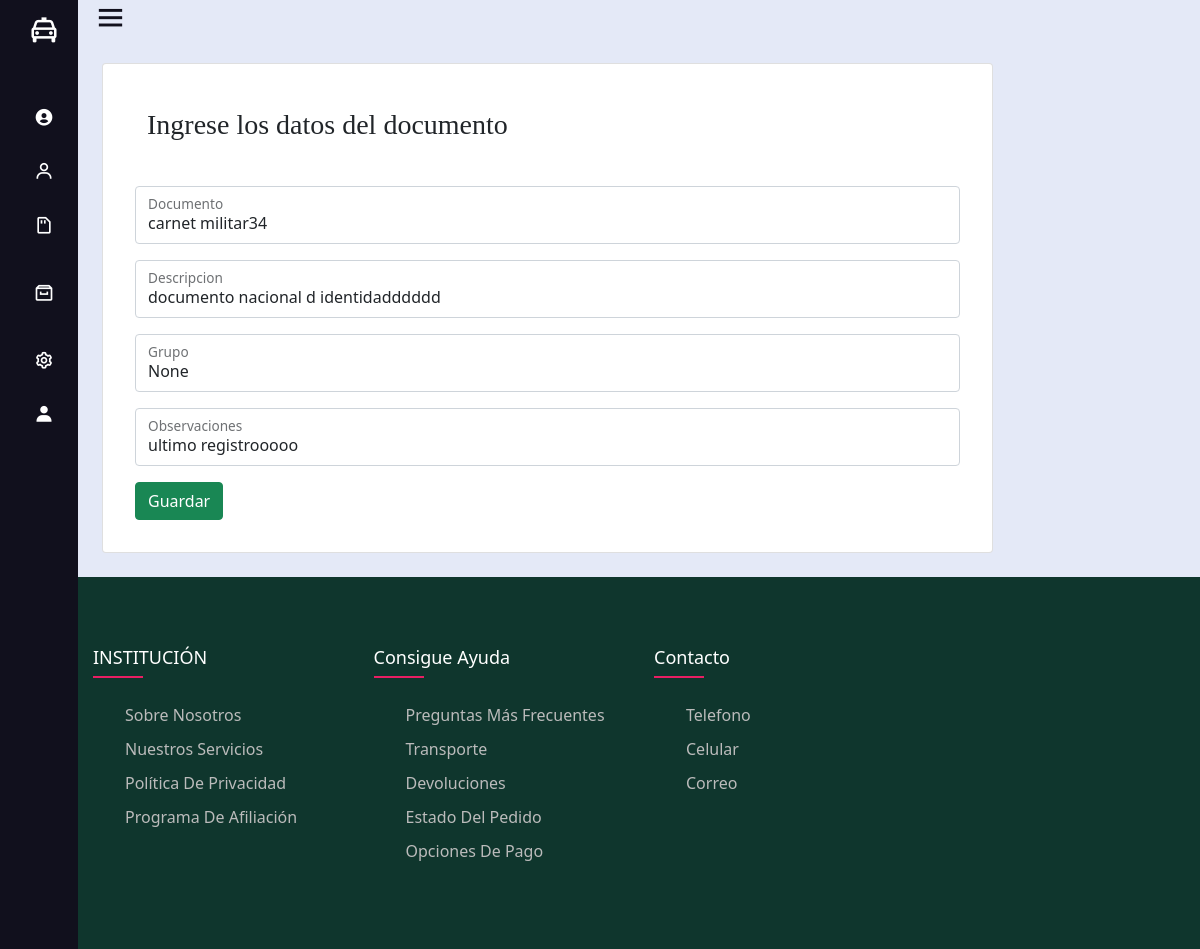
The page /documentTypeORI/edit/3 (signed in) on the database its author committed.
### Aplicacion1/models.py (models this page shows)
class Tipodocori(models.Model):
    id = models.AutoField(db_column='Id', primary_key=True)  # Field name made lowercase.
    documento = models.CharField(db_column='Documento', max_length=100)  # Field name made lowercase.
    descripcion = models.CharField(db_column='Descripcion', max_length=200, blank=True, null=True)  # Field name made lowercase.
    grupo = models.CharField(db_column='Grupo', max_length=200, blank=True, null=True)  # Field name made lowercase.
    activo = models.IntegerField(db_column='Activo', blank=True, null=True)  # Field name made lowercase.
    estado = models.IntegerField(db_column='Estado')  # Field name made lowercase.
    obs = models.CharField(db_column='Obs', max_length=200, blank=True, null=True)  # Field name made lowercase.
    idusercrea = models.IntegerField(db_column='IdUserCrea', blank=True, null=True)  # Field name made lowercase.
    idusermodifica = models.IntegerField(db_column='IdUserModifica', blank=True, null=True)  # Field name made lowercase.
    fechacrea = models.DateTimeField(db_column='FechaCrea', blank=True, null=True)  # Field name made lowercase.
    fechamodifica = models.DateTimeField(db_column='FechaModifica', blank=True, null=True)  # Field name made lowercase.
    maqcrea = models.CharField(db_column='MaqCrea', max_length=50, blank=True, null=True)  # Field name made lowercase.
    maqmodifica = models.CharField(db_column='MaqModifica', max_length=50, blank=True, null=True)  # Field name made lowercase.
    class Meta:
        managed = True
        db_table = 'TipoDocORI'

### Aplicacion1/views.py (the view)
# urls.py: path('documentTypeORI/edit/<id>', views.editTipoDocumentoORI, name = "editDocumentORI"),
@login_required(login_url='signin')
def editTipoDocumentoORI(request, id):
	TiposdocumentoORI= Tipodocori.objects.get(id=id)
	return render(request,'paginas/tipo_doc_ori/add.html', {"tipoDocumentoORI": TiposdocumentoORI})

### Aplicacion1/templates/paginas/tipo_doc_ori/add.html (shortened to what this page needs)
{% extends '../../layout.html' %}
{% block content %}
<div class="row">
    <div class="col-md-10">
        <div class="card p-3">
            <h3 class="title-card">Ingrese los datos del documento</h3>
            <div class="card-body">
                {% if tipoDocumentoORI %}
                <form action="/documentTypeORI/modify/{{tipoDocumentoORI.id}}" method="POST">{% csrf_token %}
                    <div class="form-floating mb-3">
                        <input type="text" class="form-control" name="Documento" id="floatingInput" placeholder="Nombres" value="{{tipoDocumentoORI.documento}}">
                        <label for="floatingInput">Documento</label>
                    </div>
                    <div class="form-floating mb-3">
                        <input type="text" class="form-control" name="Descripcion" id="floatingInput" placeholder="Descripcion" value="{{tipoDocumentoORI.descripcion}}">
                        <label for="floatingInput">Descripcion</label>
                    </div>
                    <div class="form-floating mb-3">
                        <input type="text" class="form-control" name="Grupo" id="floatingInput" placeholder="Observaciones" value="{{tipoDocumentoORI.grupo}}">
                        <label for="floatingInput">Grupo</label>
                    </div>
                    <div class="form-floating mb-3">
                        <input type="text" class="form-control" name="Obs" id="floatingInput" placeholder="Observaciones" value="{{tipoDocumentoORI.obs}}">
                        <label for="floatingInput">Observaciones</label>
                    </div>
                    <div class="d-grip gap-2 d-md-flex   top-buffer">
                        <button class="btn btn-success">Guardar</button>
                    </div>
                </form>
                {% endif %}
            </div>
        </div>
    </div>
</div>
{% endblock %}

### ProyectoPNP/static/assets/css/style.css (style rules this page uses)
body { background-color: white; }
.title-card { font-family: 'Sahitya', serif; margin: 1em; }
.row { display: flex; flex-wrap: wrap; }

### rows shown on the page
Tipodocori: Documento "carnet militar34", Descripcion "documento nacional d identidadddddd", Grupo "None", Obs "ultimo registrooooo"
